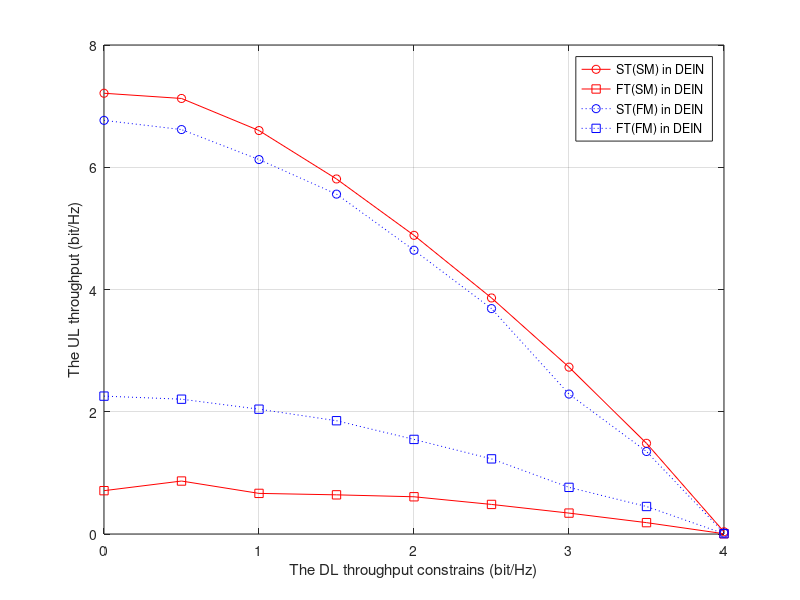

This figure's MATLAB source:
clear all;
data1 = load('data_5_2.txt');
figure(1)

plot(data1(: , 1), data1(:, 2), 'r-o'); 
hold on;
plot(data1(: , 1), data1(:, 3), 'r-s');
hold on;
plot(data1(: , 1), data1(:, 4), 'b:o'); 
hold on;
plot(data1(: , 1), data1(:, 5), 'b:s');

xlabel('The DL throughput constrains (bit/Hz)');
ylabel('The UL throughput (bit/Hz)');
legend( 'ST(SM) in DEIN', 'FT(SM) in DEIN', 'ST(FM) in DEIN', 'FT(FM) in DEIN', 'ST(SM) in WPCN', 'FT(SM) in WPCN', 'ST(TM) in WPCN', 'FT(FM) in WPCN');
grid on;
